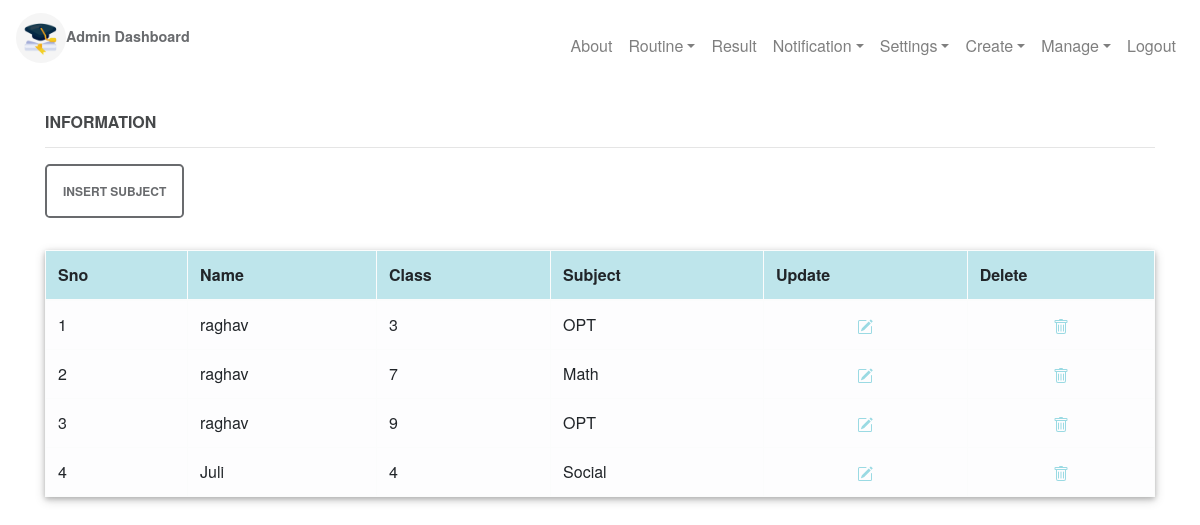
Screenshot of /Admin/subject.php (signed in) with the database file from the repository.
### tables this page shows
CREATE TABLE `subject` (
  `id` int(11) NOT NULL,
  `faculty_id` int(11) NOT NULL,
  `class` int(2) NOT NULL,
  `subject` varchar(30) NOT NULL
);

CREATE TABLE `faculty` (
  `faculty_id` int(11) NOT NULL,
  `name` varchar(30) NOT NULL,
  `email` varchar(255) NOT NULL,
  `password` varchar(50) NOT NULL,
  `phone` bigint(10) NOT NULL,
  `photo` varchar(255) NOT NULL,
  `gender` varchar(6) NOT NULL
);

### Admin/subject.php (the view, shortened to what this page needs)
<?php
require_once "header.php";
?>
<?php
      require_once'../connection.php';
$sql = "select * from subject, faculty where subject.faculty_id=faculty.faculty_id";
$result = $connect->query($sql);
$data = [];
while ($a = $result->fetch_assoc()) {
  array_push($data, $a);
}
  ?>
<div class="container" style="margin-top:7rem;">
	<h4>Information</h4>
		<hr>
      	<a  style="color:rgb(154, 218, 227);"href="http://localhost:1080/exam/Admin/InsertSubject.php">
      		<button class="smallwidth darktrans btn-dark btn  btn-outline-secondary p-3" type="button">Insert Subject</button>
      	</a>
        <table class="table table-light table-bordered table-hover inner" style="margin-top:2rem">
        <thead>
        <tr class="table-info">
          <th>Sno</th>
          <th>Name</th>
          <th>Class</th>
          <th>Subject</th>
          <th>Update</th>
          <th>Delete</th>
        </tr>
        </thead>
         <tbody>
            <?php foreach($data as $index => $d){ ?>
            <tr>
              <td><?php echo $index+1 ?></td>
              <td><?php echo $d['name'] ?></td>
              <td><?php echo $d['class'] ?></td>
              <td><?php echo $d['subject'] ?></td>
               <td class='text-center' style="color:rgb(154, 218, 227);"><a  style="color:rgb(154, 218, 227);"href="http://localhost:1080/exam/Admin/UpdateSubject.php?id=<?php echo $d['id'] ?>">
			</a>
			</td>
			<td class='text-center' style="color:rgb(154, 218, 227);"><a  style="color:rgb(154, 218, 227);"href="http://localhost:1080/exam/Admin/DeleteSubject.php?id=<?php echo $d['id'] ?>" onclick="return confirm('Please click on OK to continue.');">
      </a>
			</td>
            </tr>
          <?php } ?>
          </tbody>
      </table>
    </div>
  <?php require_once "footer.php"; ?>

### Admin/header.php (shortened to what this page needs)
<!DOCTYPE html>
<html lang="">
<head>
  <link rel="stylesheet" type="text/css" href="../css/color.css">
  <link rel="stylesheet" href="../css/fontawesome.min.css">
  <link href="../css/bootstrap.min.css" rel="stylesheet">
  <link rel="stylesheet" href="../css/index.css">
  <link rel="stylesheet" href="../css/Student.css">
  <link rel="stylesheet" href="https://cdnjs.cloudflare.com/ajax/libs/animate.css/3.7.2/animate.min.css">
</head>
<body>
  <?php
      require_once'../connection.php';
?>
<?php session_start();
if(!isset($_SESSION['admin'])) {
  header('location:http://localhost/exam/header.php?msg=1');
  exit();
}
else {
    $admin_id = $_SESSION['admin_id'];
  }?>
<?php
$sql = "select * from admin where admin_id=$admin_id";
$result = $connect->query($sql);
if ($result->num_rows == 0) {
  header('location:index.php');
} else {
  $admin = $result->fetch_assoc();
}
 ?>
  <nav class="navbar navbar-expand-lg navbar-trans navbar-light fixed-top">
	  <a class="navbar-brand"href="index.php">
	  	<p><img src="<?php echo $admin['photo'];?>" alt="Logo" class="rounded-circle mx-auto" style="max-height: 50px;width:auto;">Admin Dashboard</p>
	  </a>
   		<div class="collapse navbar-collapse" id="collapsibleNavId">
    		<ul class="navbar-nav ml-auto mt-2 mt-md-0 justify-content-end ">
          <li class="nav-item">
            <a class="nav-link " href="http://localhost/exam/Admin/index.php#about">About<span class="sr-only">(current)</span></a>
          </li>
          <li class="nav-item dropdown">
             <a class="nav-link dropdown-toggle" href="#" id="dropdownId" data-toggle="dropdown" aria-haspopup="true" aria-expanded="false">Routine</a>
          </li>
          <li class="nav-item">
            <a class="nav-link" href="http://localhost/exam/Admin/CheckResult.php">Result</a>
          </li>
		      <li class="nav-item dropdown">
		        <a class="nav-link dropdown-toggle" href="#" id="dropdownId" data-toggle="dropdown" aria-haspopup="true" aria-expanded="false">Notification</a>
		      </li>
		      <li class="nav-item dropdown">
		        <a class="nav-link dropdown-toggle" href="#" id="dropdownId" data-toggle="dropdown" aria-haspopup="true" aria-expanded="false">Settings</a>
		      </li>
          <div class="collapse navbar-collapse" id="collapsibleNavId">
        <ul class="navbar-nav ml-auto mt-2 mt-md-0 justify-content-end ">
          <li class="nav-item dropdown">
            <a class="nav-link dropdown-toggle" href="#" id="dropdownId" data-toggle="dropdown" aria-haspopup="true" aria-expanded="false">Create</a>
          </li>
          <li class="nav-item dropdown">
            <a class="nav-link dropdown-toggle" href="#" id="dropdownId" data-toggle="dropdown" aria-haspopup="true" aria-expanded="false">Manage</a>
          </li>
		       <li class="nav-item">
		        <a class="nav-link" href="http://localhost/exam/LogoutAdmin.php">Logout</a>
		      </li>
    		</ul>
  		</div>
	</nav>

### css/color.css (style rules this page uses)
.darktrans { background-color:rgba(0, 0, 0, 0.2); }

### css/index.css (style rules this page uses)
body,html { height: inherit; }

### css/Student.css (style rules this page uses)
body { font-family: "Montserrat", "Helvetica Neue", Helvetica, Arial, sans-serif; font-size: 16px; color: #46484a; }
a { color: #59a0d7; }
h4 { font-family: "Montserrat", "Helvetica Neue", Helvetica, Arial, sans-serif; font-size: 1rem; font-weight: 700; text-transform: uppercase; }
p { color: #696b6e; font-size: .9rem; }
.navbar-trans { background-color: white; }
a.navbar-brand, a.logo { font-family: "Montserrat", "Helvetica Neue", Helvetica, Arial, sans-serif; color: #fff ; font-size: 2rem; font-weight: bold; margin-top: 0; }
.btn-pt, .btn-outline-pt, .btn-primary, .btn-outline-primary, .btn-secondary, .btn-outline-secondary, .btn-white, .btn-outline-white, .btn-success, .btn-outline-success, .btn-info, .btn-outline-info, .btn-warning, .btn-outline-warning, .btn-danger, .btn-outline-danger { font-size: .75rem; text-transform: uppercase; font-weight: 700; border-radius: .3rem; }
.btn-outline-pt, .btn-outline-primary, .btn-outline-secondary, .btn-outline-white, .btn-outline-success, .btn-outline-info, .btn-outline-warning, .btn-outline-danger { border-width: 0.15rem; }
.btn-outline-secondary, .btn-outline-secondary:visited { color: #696b6e; border-color: #696b6e; background: none; }
.inner { box-shadow:0 2px 5px 0 rgba(0, 0, 0, 0.2), 0 3px 10px 0 rgba(0, 0, 0, 0.19); }

### rows the page displays
subject: faculty.name "raghav", class "3", subject "OPT"
subject: faculty.name "raghav", class "7", subject "Math"
subject: faculty.name "raghav", class "9", subject "OPT"
subject: faculty.name "Juli", class "4", subject "Social"
